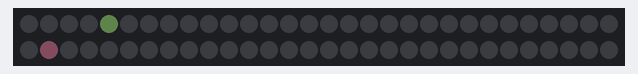
A sketch run on a simulated Arduino Uno, built with avr-gcc and run on an emulated ATmega328P. On the bench: 60 RGB LEDs in strip order, left to right, continuing on the next row. Dim RGB values are drawn brighter than linear; random numbers use the default seed unless the sketch sets one; what the sketch prints to the serial monitor is not drawn.

Above: at 2.46 s.
At 7.02 s:
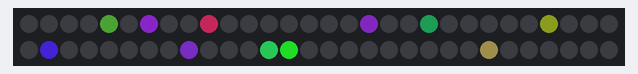
At 11.58 s:
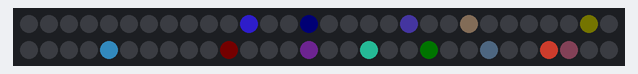
At 21.0 s:
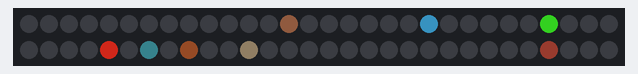
At 30.42 s:
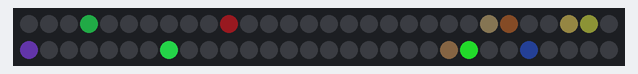
At 39.85 s:
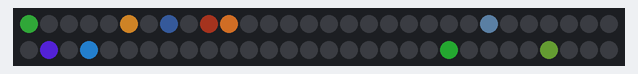

The sketch:

saved_pixel.ino
```cpp
/****************************************************************
Creates a slow twinkling effect (currently pastelish colors)

A second CRGB array is used to store some data about the pixels.
If you have lot of pixels this will use up more memory.


Marc Miller, Dec 2020
****************************************************************/

#include "FastLED.h"

#define LED_TYPE      WS2812
#define COLOR_ORDER   GRB
#define DATA_PIN      5
#define CLOCK_PIN     13   // ignore for clockless pixel types
#define NUM_LEDS      60
uint8_t BRIGHTNESS = 180;  // master brightness [0-255]

CRGB leds[NUM_LEDS];
CRGB pData[NUM_LEDS];  // extra array to store some info about the pixels

uint8_t hue, sat, val;


//===============================================================
void setup() {
  Serial.begin(115200);
  delay(2000);  // safety start up delay
  //FastLED.addLeds<LED_TYPE, DATA_PIN, COLOR_ORDER>(leds, NUM_LEDS).setCorrection(TypicalLEDStrip);
  FastLED.addLeds<LED_TYPE, DATA_PIN, COLOR_ORDER>(leds, NUM_LEDS).setCorrection(TypicalLEDStrip);
  FastLED.setBrightness(BRIGHTNESS);  // set initial master brightness
  FastLED.clear();  // clear all pixel data
  FastLED.show();   // update the display
  Serial.println("\nSetup done.\n");
}


//===============================================================
void loop() {

  EVERY_N_MILLISECONDS_I(timingObj, 100) {
    uint8_t n = random8(1,5);
    for (uint8_t i = 0; i < n; i++) {
      uint8_t p = random8(NUM_LEDS);
      if (leds[p] == CRGB(0,0,0)) {
        pData[p] = CRGB(random8(), random8(0,150), 1);  // These r,g,b channels will actually store hue, sat, val
      }
    }
    timingObj.setPeriod(random16(150,600));  // random time to display next new pixel
  }

  EVERY_N_MILLISECONDS(8) {
    for (uint8_t i = 0; i < NUM_LEDS; i++) {
      if (pData[i]) {  // true if there is data

        if ((pData[i].b % 2 == 0) && (pData[i].b >= 2)) {  // even so decrease
          pData[i].b = pData[i].b - 2;  // darken pixel
        } else {  // odd so increase
          pData[i].b = pData[i].b + 2;  // brighten pixel
        }

        if (pData[i].b == 0) {  // if true reset some data to zero
          pData[i].r = 0;
          pData[i].g = 0;
        }

        if (pData[i].b == 255) {  // then switch to val to an even number so brightness will go down
          pData[i].b = 254;
        }

        sat = map(pData[i].b, 0, 255, pData[i].g, 170);  // desaturate some
        leds[i] = CHSV(pData[i].r, sat, pData[i].b);  // copy data to leds to be displayed
      }
    }

    FastLED.show();
  }

} // end_main_loop


//---------------------------------------------------------------
//todo:  create version with Christmas colors
//       make hot chocolate
//
```
